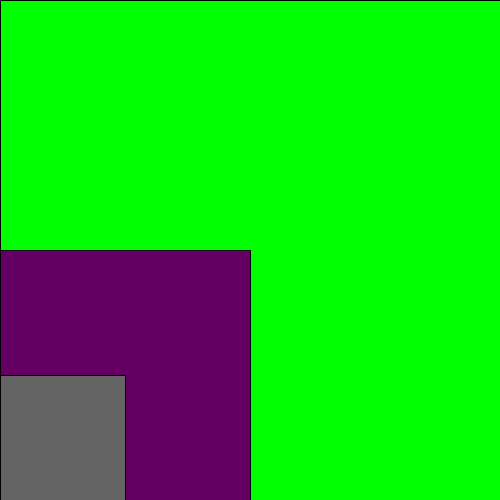
Frame 1 (no input)
Frame 60 (the mouse pressed at the canvas centre just before this capture): identical to frame 1, image omitted
Frame 120 (the mouse held since frame 60 and released just before this capture): identical to frame 1, image omitted

The Processing sketch that drew this single still picture (run headless with seeded random() and noise(); from frame 60 on, the mouse is pressed at the canvas centre):

// Processing sketch: sketch_06_Exercise_03
// ── sketch_06_Exercise_03.pde
//Illustration of powers of two, using geometric premetive
void setup(){
  size(500,500);
}
void draw(){
  fill(0,500,0);
  rect(0,0,500,500);
  fill(100,0,100);
  rect(0,250,250,250);
  fill(100,100,100);
  rect(0,375,125,125);
}
